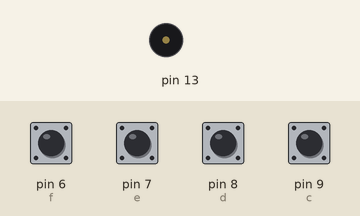
Simulated run of this sketch. Board: Arduino Uno, built with avr-gcc and run on an emulated ATmega328P. On the bench: buzzer (waves = sounding). The test bench sets the inputs (shaded band); at power-on: pin 6 (f), pin 7 (e), pin 8 (d), pin 9 (c) HIGH.

Above: at 1.2 s.
1.3 s: pin 6 (f) pulled LOW for 0.15 s
At 1.43 s:
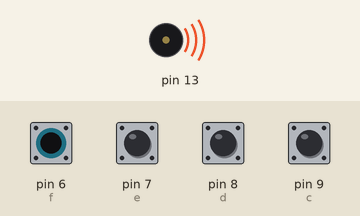
Timing chart, 0 to 4.3 s (numbered marks = the images above; inputs shaded):
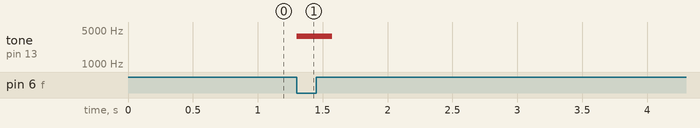

The sketch:

many_sound.ino
```cpp
int c=9,d=8,e=7,f=6;
void setup() {
  pinMode(13,OUTPUT);
  pinMode(c,INPUT_PULLUP);
  pinMode(d,INPUT_PULLUP);
  pinMode(e,INPUT_PULLUP);
  pinMode(f,INPUT_PULLUP);
}
void loop() {
if(digitalRead(c)==0)
{tone(13,9261,150);}
if(digitalRead(d)==0)
{tone(13,7571,150);}
if(digitalRead(e)==0)
{tone(13,5991,150);}
if(digitalRead(f)==0)
{tone(13,3741,150);}
}
```

Measured:
- after the input at 1.3 s, tone on pin 13: silent → 3741 Hz at once, → silent 0.28 s later
